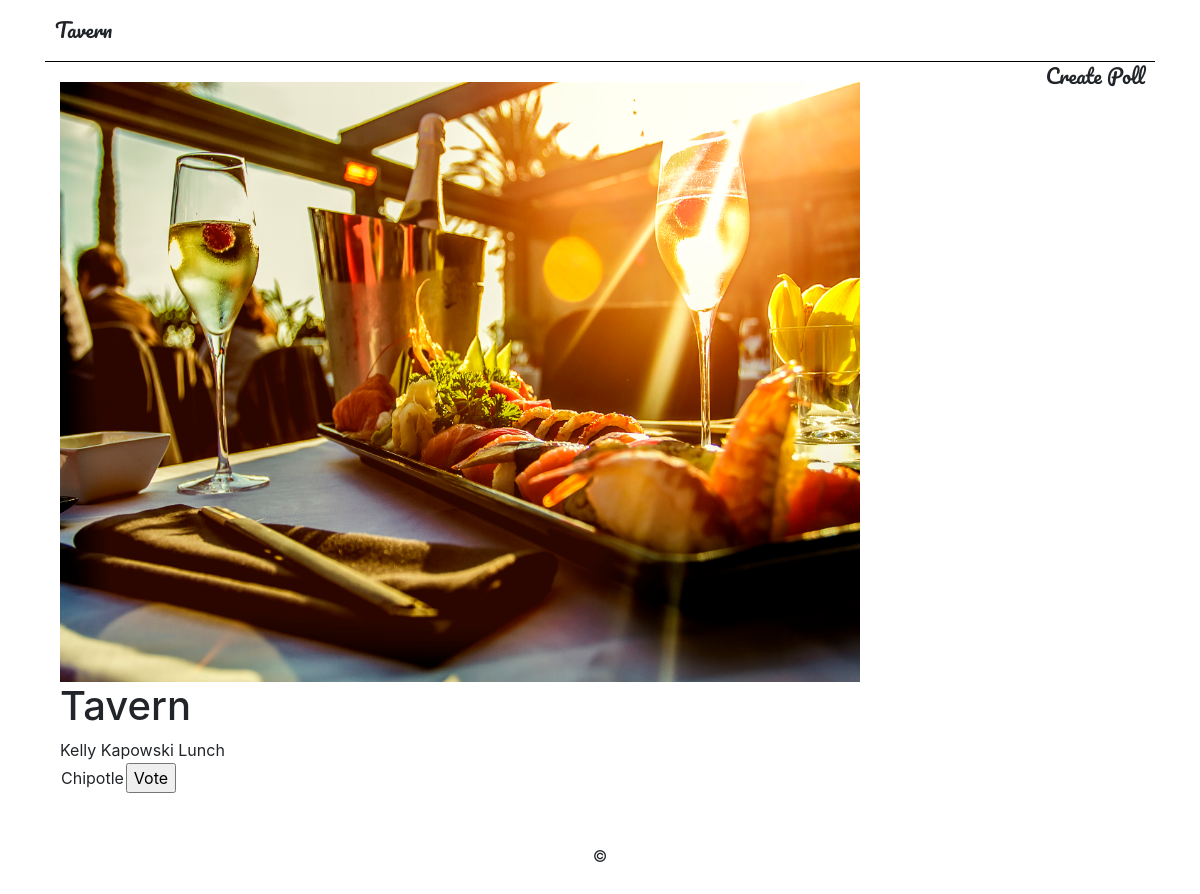
The app's page /5/ with its own data.
### tavern/models.py (models this page shows, shortened)
class Lunch(models.Model):
    nickname = models.CharField(max_length=100, default='')
    user = models.CharField(max_length=100, default='')
    date = models.DateField(max_length=100, default=datetime.date.today)

class Location(models.Model):
    lunch = models.ForeignKey('tavern.Lunch', on_delete=models.CASCADE, null=True)
    restaurant_suggestions = models.CharField(max_length=100, null=True)
    votes = models.IntegerField(default=0)

### tavern/views.py (the view)
# urls.py: path('<int:pk>/', views.DetailView.as_view(), name='detail'),
class DetailView(TemplateView):
    template_name = 'detail.html'
    def get_context_data(self, **kwargs):
        lunch_pk = self.kwargs.get('pk')
        lunch = Lunch.objects.get(pk=lunch_pk)
        locations = Location.objects.filter(lunch__pk=lunch_pk)
        context = {
            'locations': locations,
            'lunch': lunch
        }
        return context

### tavern/templates/detail.html (shortened to what this page needs)
{% extends 'base.html' %}
{% block content %}
    {{ lunch.nickname }}
<table>
    {% for location in locations %}
     <tr>
        <td>{{ location.restaurant_suggestions }}</td>
         <td>
             <form action="http://127.0.0.1:8000/{{ lunch.id }}/vote/" method="post">
                 <input type="submit" name="submit_button" value="Vote">
             </form>
         </td>
     </tr>
    {% endfor %}
</table>
{% endblock %}

### records on screen
Lunch: nickname "Kelly Kapowski Lunch"
Location: restaurant_suggestions "Chipotle"
